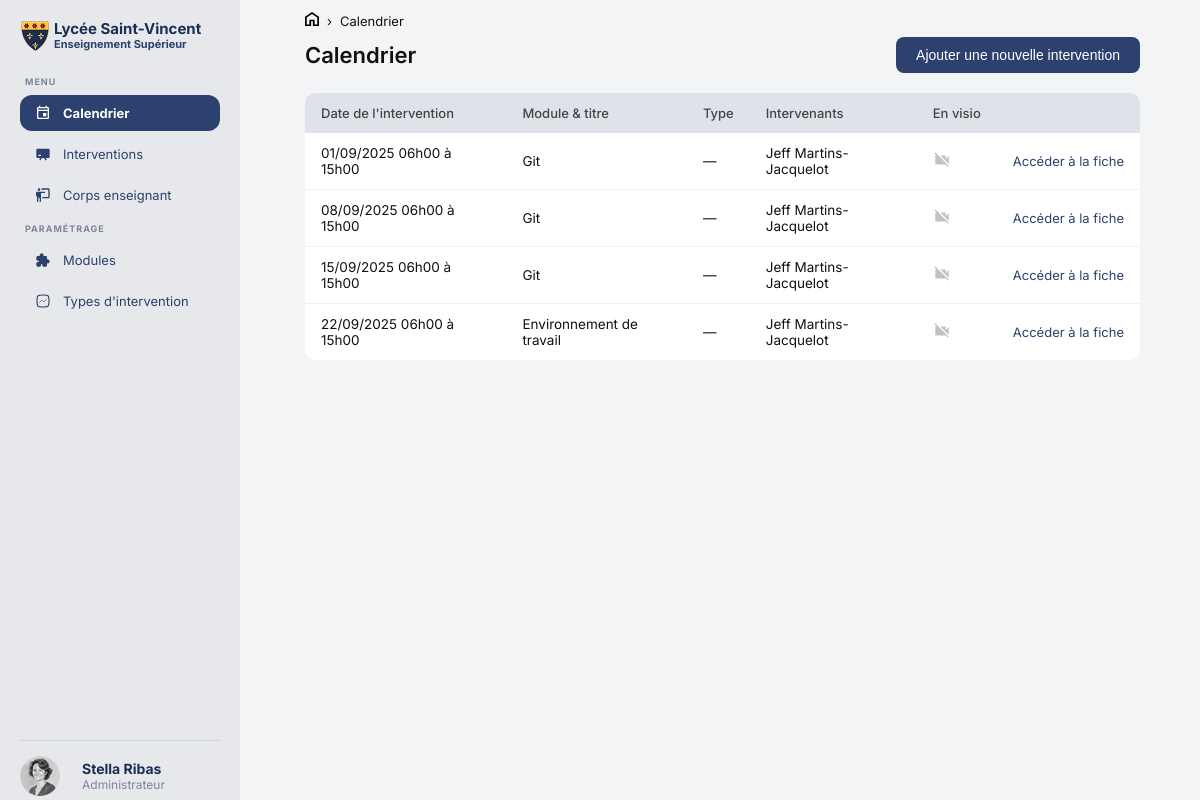
The app's page /calendrier.php with its own data.
### tables this page shows
CREATE TABLE IF NOT EXISTS `course` (
  `id` int NOT NULL AUTO_INCREMENT,
  `start_date` timestamp NOT NULL,
  `end_date` timestamp NOT NULL,
  `intervention_type_id` int NOT NULL,
  `module_id` int NOT NULL,
  `remotely` tinyint(1) DEFAULT '0',
  `title` varchar(255) DEFAULT NULL,
  PRIMARY KEY (`id`),
  KEY `intervention_type_id` (`intervention_type_id`),
  KEY `module_id` (`module_id`)
);

### database/requetecalendrier.php (called while the page is built, shortened)
<?php
require_once '../fonctions/db.php';
$stmt = $pdo->query("
    SELECT
        c.id,
        CONCAT(
            DATE_FORMAT(c.start_date, '%d/%m/%Y %Hh%i'),
            ' à ',
            DATE_FORMAT(c.end_date, '%Hh%i')
        )                                                   AS date,
        CONCAT(
            m.name,
            IF(c.title IS NOT NULL AND c.title != '',
               CONCAT(' - ', c.title), '')
        )                                                   AS mod_titre,
        COALESCE(it.name, '—')                             AS type,
        GROUP_CONCAT(
            CONCAT(u.first_name, ' ', u.last_name)
            ORDER BY u.last_name
            SEPARATOR ', '
        )                                                   AS intervenants,
        c.remotely                                          AS visio
    FROM course c
    JOIN module m                   ON c.module_id            = m.id
    LEFT JOIN intervention_type it  ON c.intervention_type_id = it.id
    LEFT JOIN course_instructor ci  ON c.id                   = ci.course_id
    LEFT JOIN instructor ins        ON ci.instructor_id       = ins.id
    LEFT JOIN users u               ON ins.user_id            = u.id
    GROUP BY c.id, c.start_date, c.end_date, m.name, c.title, it.name, c.remotely
    ORDER BY c.start_date ASC
");
$types = $stmt->fetchAll(PDO::FETCH_ASSOC);

### public/calendrier.php (the view, shortened to what this page needs)
<?php
require_once '../fonctions/db.php';
require_once '../database/requetecalendrier.php';
?>
<!DOCTYPE html>
<html lang="fr">
<head>
    <link rel="stylesheet" href="assets/css/header.css">
    <link rel="stylesheet" href="assets/css/calendrier.css">
</head>
<body class="pageintervention">
<div class="page">
    <?php require_once '../inclus/header.php'; ?>
    <main class="contenu">
        <nav class="fil">
            <a href="index.php"><img src="assets/images/Home.svg"></a>
            <span>›</span>
            <a href="calendrier.php">Calendrier</a>
        </nav>
        <div class="entete-page">
            <p class="titre-principal">Calendrier</p>
            <button class="bouton-ajouter" onclick="document.getElementById('modal-ajouter').showModal()">
                Ajouter une nouvelle intervention
            </button>
        </div>
        <table class="table">
            <thead>
            <tr>
                <th>Date de l'intervention</th>
                <th>Module &amp; titre</th>
                <th>Type</th>
                <th>Intervenants</th>
                <th>En visio</th>
                <th></th>
            </tr>
            </thead>
            <tbody>
            <?php foreach ($types as $type): ?>
                <tr>
                    <td><?= htmlspecialchars($type['date'] ?? '') ?></td>
                    <td><?= htmlspecialchars($type['mod_titre'] ?? '—') ?></td>
                    <td><?= htmlspecialchars($type['type'] ?? '—') ?></td>
                    <td><?= htmlspecialchars($type['intervenants'] ?? '—') ?></td>
                    <td>
                        <?php if ($type['visio']): ?>
                            <svg xmlns="http://www.w3.org/2000/svg" width="18" height="18" viewBox="0 0 24 24" fill="currentColor"><path d="M17 10.5V7a1 1 0 0 0-1-1H4a1 1 0 0 0-1 1v10a1 1 0 0 0 1 1h12a1 1 0 0 0 1-1v-3.5l4 4v-11l-4 4z"/></svg>
                        <?php else: ?>
                            <svg xmlns="http://www.w3.org/2000/svg" width="18" height="18" viewBox="0 0 24 24" fill="currentColor" style="opacity:0.25"><path d="M21 6.5l-4 4V7a1 1 0 0 0-1-1H9.82L21 17.18V6.5zM3.27 2L2 3.27 4.73 6H4a1 1 0 0 0-1 1v10a1 1 0 0 0 1 1h12c.28 0 .53-.11.71-.29L19.73 21 21 19.73 3.27 2z"/></svg>
                        <?php endif; ?>
                    </td>
                    <td>
                        <a href="fiche_type.php?id=<?= (int)$type['id'] ?>" class="lien-fiche">
                            Accéder à la fiche
                        </a>
                    </td>
                </tr>
            <?php endforeach; ?>
            </tbody>
        </table>
    </main>
</div>
</body>
</html>

### public/assets/css/header.css (style rules this page uses)
html, body { margin: 0; padding: 0; overflow-x: hidden; box-sizing: border-box; font-family: 'Inter', sans-serif; background-color: #f3f4f6; color: #1b2e53; }
.page { display: flex; min-height: 100vh; }

### public/assets/css/calendrier.css (style rules this page uses)
.contenu { margin-left: 275px; flex: 1; min-height: 100vh; padding: 0 60px 0 30px; }
.fil { display: flex; align-items: center; gap: 8px; font-size: 13px; color: #111; margin-bottom: 8px; margin-top: 12px; }
.fil a { color: #111; text-decoration: none; }
.entete-page { display: flex; justify-content: space-between; align-items: center; margin-bottom: 20px; }
.titre-principal { font-size: 22px; font-weight: 600; color: #111; margin: 0; }
.bouton-ajouter { background-color: #2c416e; color: white; padding: 10px 20px; border-radius: 8px; font-size: 14px; font-weight: 500; border: none; cursor: pointer; transition: background 0.2s; white-space: nowrap; }
.table { width: 100%; border-collapse: collapse; background: white; border-radius: 10px; overflow: hidden; table-layout: auto; }
.table thead tr { background-color: rgba(193, 198, 211, 0.5); }
.table th { padding: 12px 16px; text-align: left; font-size: 13px; font-weight: 500; color: #444; white-space: nowrap; }
.table tbody tr { border-bottom: 1px solid #f0f0f0; transition: background 0.15s; }
.table tbody tr:last-child { border-bottom: none; }
.table td { padding: 12px 16px; font-size: 13.5px; color: #111; vertical-align: middle; }
.lien-fiche { text-decoration: none; color: #2c416e; font-size: 13px; display: inline-flex; align-items: center; gap: 5px; white-space: nowrap; }

### records on screen
course: date "01/09/2025 06h00 à 15h00", mod_titre "Git", type "—", intervenants "Jeff Martins-Jacquelot", remotely 0 (drawn)
course: date "08/09/2025 06h00 à 15h00", mod_titre "Git", type "—", intervenants "Jeff Martins-Jacquelot", remotely 0 (drawn)
course: date "15/09/2025 06h00 à 15h00", mod_titre "Git", type "—", intervenants "Jeff Martins-Jacquelot", remotely 0 (drawn)
course: date "22/09/2025 06h00 à 15h00", mod_titre "Environnement de travail", type "—", intervenants "Jeff Martins-Jacquelot", remotely 0 (drawn)
